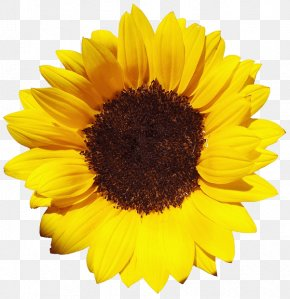
#> input picture ImageProcessing/flower.jpg, 290 x 299 px
$ python 10.Histograms.py
#> lines starting #> are read from the running program, lines starting #| are printed output that depends on the picture
import numpy as n
import cv2 as c
from matplotlib import pyplot as plt

img = c.imread("flower.jpg",0)
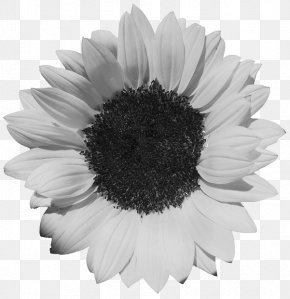
#> img: shape (299, 290); min 3, max 255, mean 187.2
colored = c.imread("flower.jpg",1)
#> colored is the input picture: shape (299, 290, 3); mean B, G, R 99.4, 190.3, 214.6

#histogram can show light in an image

#________Histogram using matplotlib

#grey
#plt.hist(img.ravel(), 256, [0,256])
#plt.show()

#bgr
# b,g,r = c.split(colored)
# plt.hist(b.ravel(), 256, [0,256])
# plt.hist(g.ravel(), 256, [0,256])
#plt.hist(r.ravel(), 256, [0,256])
#plt.show()

#________Histogram using opencv

hist = c.calcHist([img], [0], None, [256], [0,256])
#> hist = 256 values, max 6249 at index 239, min 0 at index 0, mean 338.7
plt.plot(hist)
plt.show()
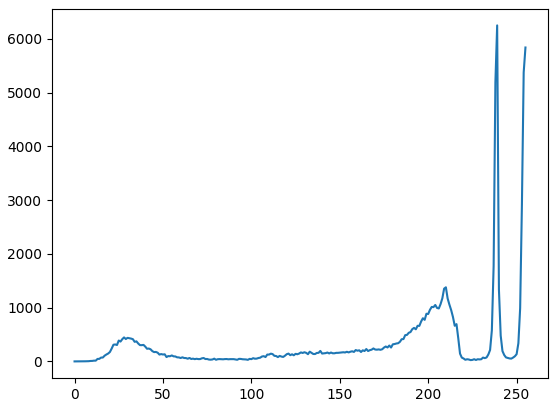
#> figure drawn by matplotlib, 1 panel; curve peaks at x = 239, y = 6249

c.waitKey(0)
c.destroyAllWindows()

$ run again, with ImageProcessing/coin1.jpg copied over ImageProcessing/flower.jpg
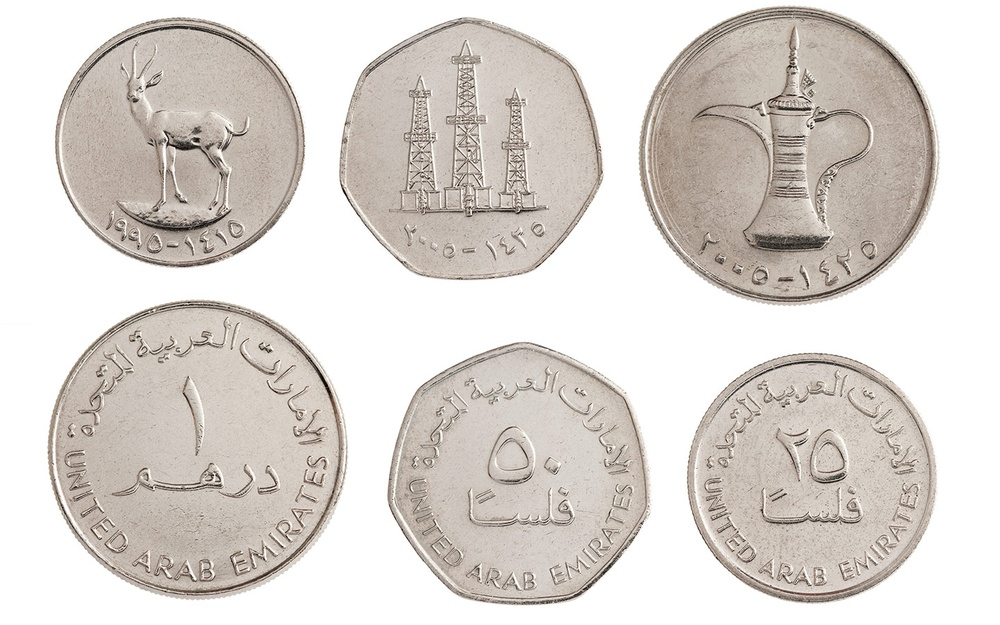
#> input picture ImageProcessing/coin1.jpg, 1000 x 625 px, shrunk from 1440 x 900 before the run
#> colored is the input picture: shape (625, 1000, 3); mean B, G, R 208.2, 213.3, 219
#> hist = 256 values, max 260430 at index 255, min 3 at index 1, mean 2441.4
#> `plt.show()`:
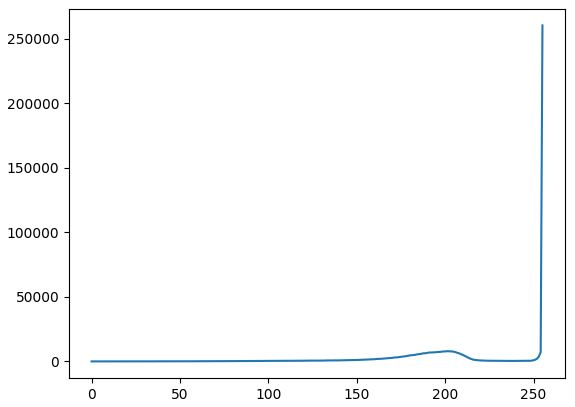
#> figure drawn by matplotlib, 1 panel; curve peaks at x = 255, y = 260430

$ run again, with ImageProcessing/coins.jpg copied over ImageProcessing/flower.jpg
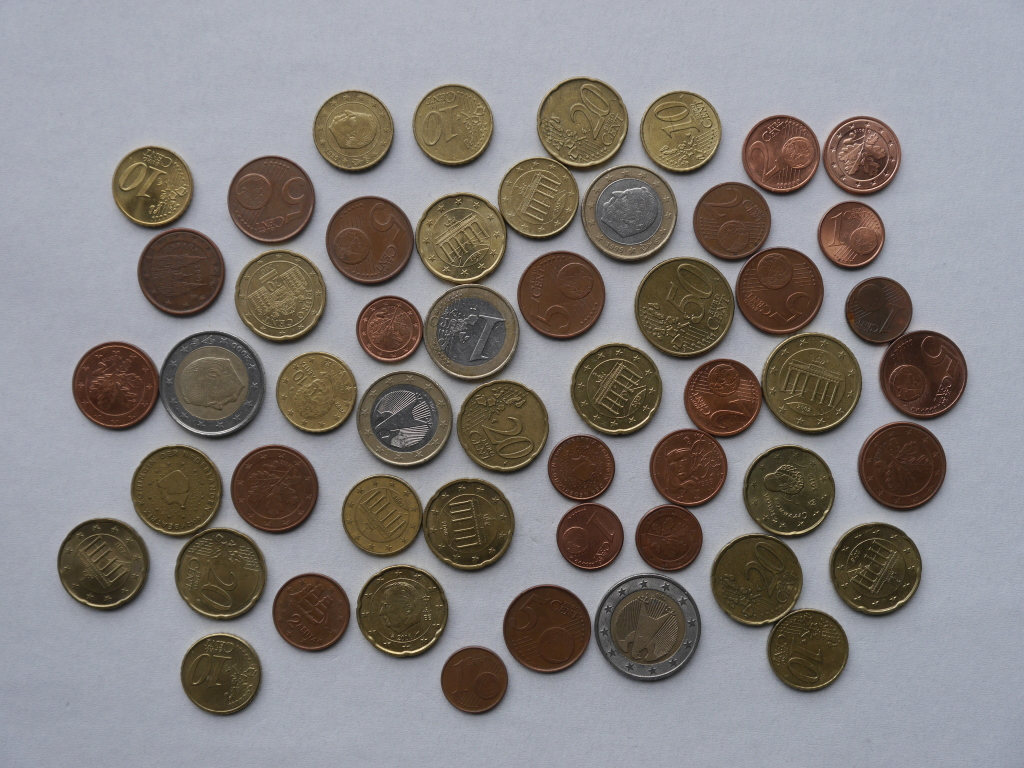
#> input picture ImageProcessing/coins.jpg, 1024 x 768 px
#> `img = c.imread("flower.jpg",0)`:
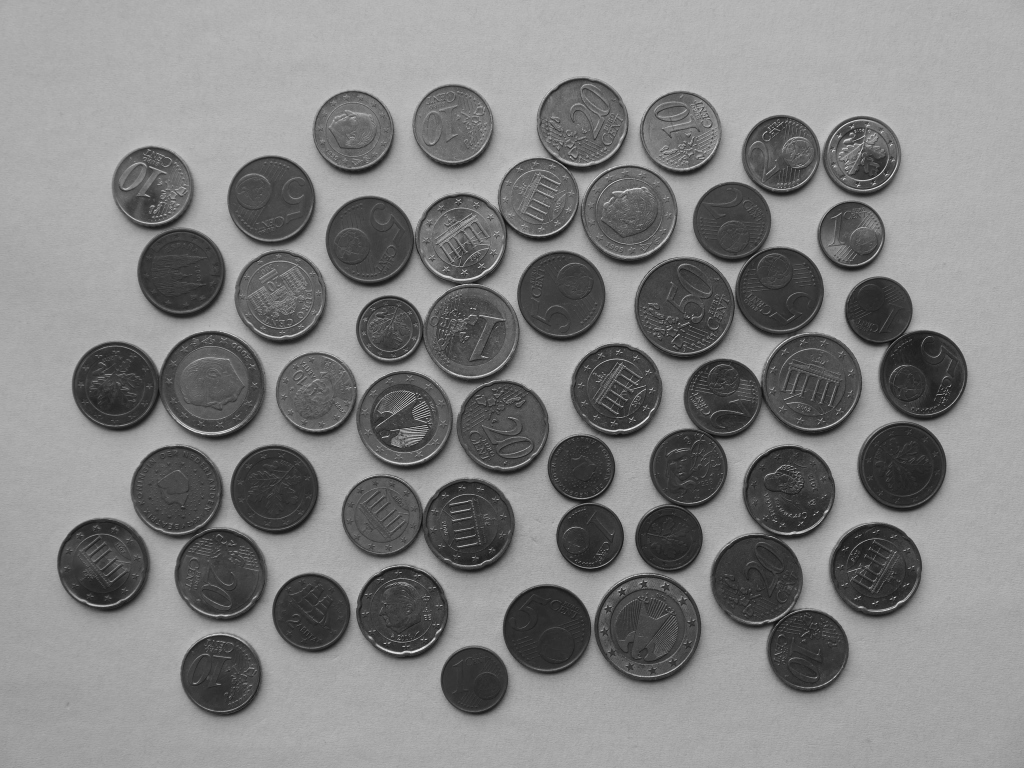
#> img: shape (768, 1024); min 13, max 242, mean 129.3
#> colored is the input picture: shape (768, 1024, 3); mean B, G, R 126.8, 128.1, 132.6
#> hist = 256 values, max 19633 at index 174, min 0 at index 0, mean 3072
#> `plt.show()`:
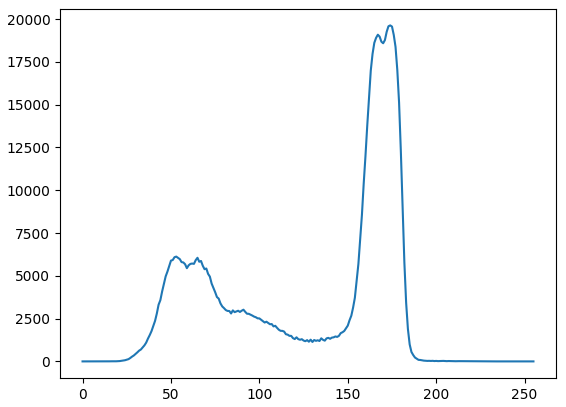
#> figure drawn by matplotlib, 1 panel; curve peaks at x = 174, y = 19633
